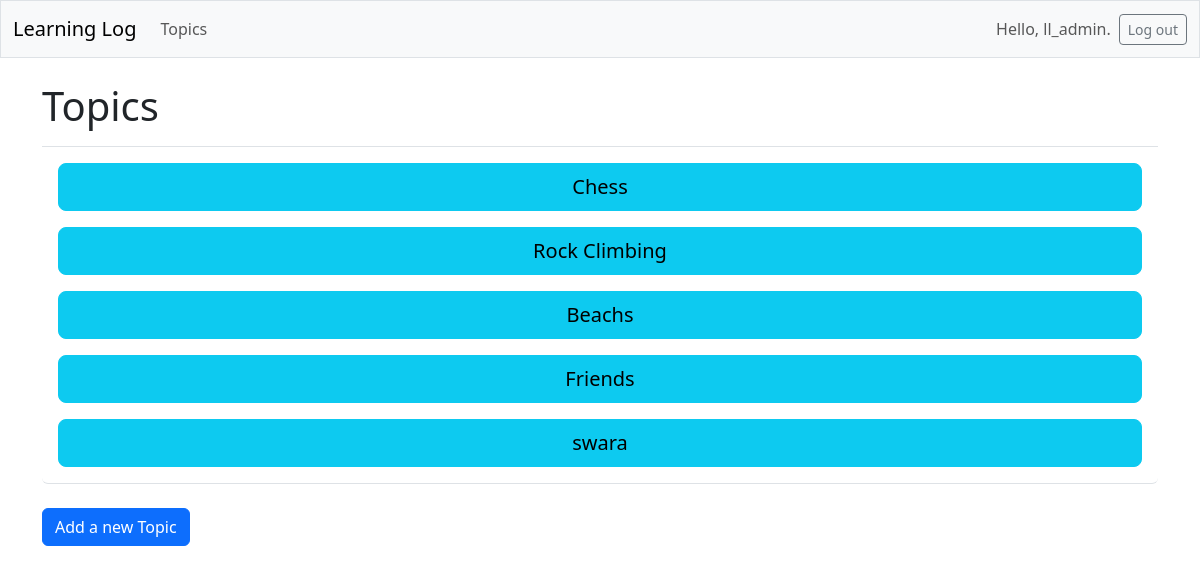
The app's page /topics/ (signed in) with its own data.
### learning_logs/models.py (models this page shows, shortened)
class Topic(models.Model):
    text = models.CharField(max_length=200) #we use CharField when we want to store a small amt of text.
    date_added = models.DateTimeField(auto_now_add=True) #"auto_now_add=True": tells django to automatically set the current date and time whenever the user creates a new topic.
    owner = models.ForeignKey(User, on_delete=models.CASCADE) #if the user is deleted all the topics associated with that user will be deleted.

### learning_logs/views.py (the view)
# urls.py: path('topics/', views.topics, name='topics'),
@login_required
def topics(request):
    topics = Topic.objects.filter(owner = request.user).order_by('date_added')
    context = {'topics' : topics}
    return render(request, 'learning_logs/topics.html', context)

### learning_logs/templates/learning_logs/topics.html
{% extends 'learning_logs/base.html' %}
{% load django_bootstrap5 %}
{% block page_header %}
  <h1>Topics</h1>
{% endblock page_header %}
{% block content %}
<ul class="list-group border-bottom pb-2 mb-4">
    {% for topic in topics %}
      <li class="list-group-item border-0">
        <a href="{% url 'learning_logs:topic' topic.id %}"><button class="btn btn-info btn-lg w-100">{{ topic.text }}</button></a>
      </li>
    {% empty %}
      <li class="list-group-item border-1 pb-2 ">No topics have been added yet.</li>
    {% endfor %}
</ul>
<a href="{% url 'learning_logs:new_topic' %}">{% bootstrap_button button_type="submit" content="Add a new Topic" %}</a>
{% endblock content %}

### learning_logs/templates/learning_logs/base.html (shortened to what this page needs)
<!DOCTYPE html>
<html lang="en">
<head>
  {% load django_bootstrap5 %}
  {% bootstrap_css %}
</head>
<body>
  <nav class="navbar navbar-expand-md navbar-light bg-light mb-4 border">
    <div class="container-fluid">
      <a class="navbar-brand" href="{% url 'learning_logs:index' %}">Learning Log</a>
      <div class="collapse navbar-collapse" id="navbarCollapse">
        <ul class="navbar-nav me-auto mb-2 mb-md-0">
          <li class="nav=item">
            <a class="nav-link" href="{% url 'learning_logs:topics' %}">
              Topics
            </a>
          </li>
        </ul>
         <ul class="navbar-nav ms-auto mb-2 mb-md-0">
          {% if user.is_authenticated %}
            <li class="nav-item">
              <span class="navbar-text me-2">Hello, {{ user.username }}.
              </span>
            </li>
            {% endif %}
         </ul>
         {% if user.is_authenticated %}
          <form action="{% url 'accounts:logout' %}" method="post">
            <button name="submit" class="btn btn-outline-secondary btn-sm">
              Log out </button>
          </form>
          {% endif %}
      </div>
    </div>
  </nav>
  <main class="container">
    <div class="pb-2 mb-2 border-bottom">
      {% block page_header  %}{% endblock page_header %}
    </div>
    <div>
      {% block content %} {% endblock content %}
    </div>
  </main>
</body>
</html>

### records on screen
Topic: text "Chess"
Topic: text "Rock Climbing"
Topic: text "Beachs"
Topic: text "Friends"
Topic: text "swara"

### other values on screen
{{ user.username }} "ll_admin"
